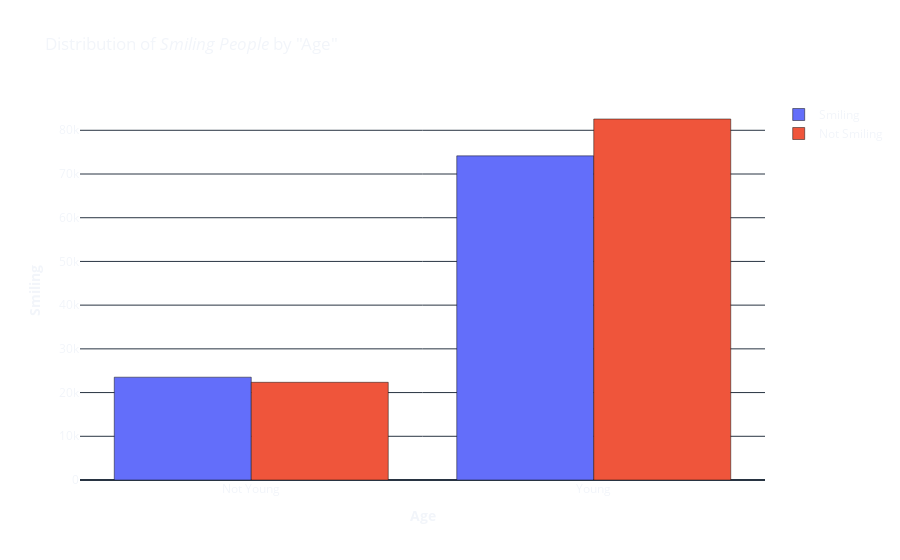

This figure's notebook cell:
### Markdown cell above
If we plot the distribution of our sensitive attribute, we can see that the population of `young` samples dominates the dataset.

### Code cell
import plotly.graph_objects as go

not_smiling = []
smiling = []

for element in list(df['Young'].unique()):
    a = df[df['Young'] == element]['Smiling'].value_counts()[1]
    b = df[df['Young'] == element]['Smiling'].value_counts()[0]
    smiling.append(a)
    not_smiling.append(b)

fig = go.Figure(data=[
    go.Bar(name='Smiling', x=[1, 0], y=smiling),  
    go.Bar(name='Not Smiling', x=[1, 0], y=not_smiling) 
])

fig.update_layout(
    barmode='group',
    template='plotly_dark',
    xaxis=dict(
        tickmode='array',
        tickvals=[0, 1],  
        ticktext=['Not Young', 'Young']  
    ),
    xaxis_title="<b>Age</b>",
    yaxis_title="<b>Smiling</b>",
    title='Distribution of <i>Smiling People</i> by "Age"',
    paper_bgcolor='rgba(0, 0, 0, 0)',
    plot_bgcolor='rgba(0, 0, 0, 0)',
)
fig.show()

### Figure 1 — Plotly figure (JSON) as saved in the notebook; plotly's stock layout.template omitted (floating-point values rounded to 4 significant figures)
{"data": [{"name": "Smiling", "type": "bar", "x": [1, 0], "y": [74152, 23517]}, {"name": "Not Smiling", "type": "bar", "x": [1, 0], "y": [82582, 22348]}], "layout": {"barmode": "group", "paper_bgcolor": "rgba(0, 0, 0, 0)", "plot_bgcolor": "rgba(0, 0, 0, 0)", "title": {"text": "Distribution of <i>Smiling People</i> by \"Age\""}, "xaxis": {"tickmode": "array", "ticktext": ["Not Young", "Young"], "tickvals": [0, 1], "title": {"text": "<b>Age</b>"}}, "yaxis": {"title": {"text": "<b>Smiling</b>"}}}}
